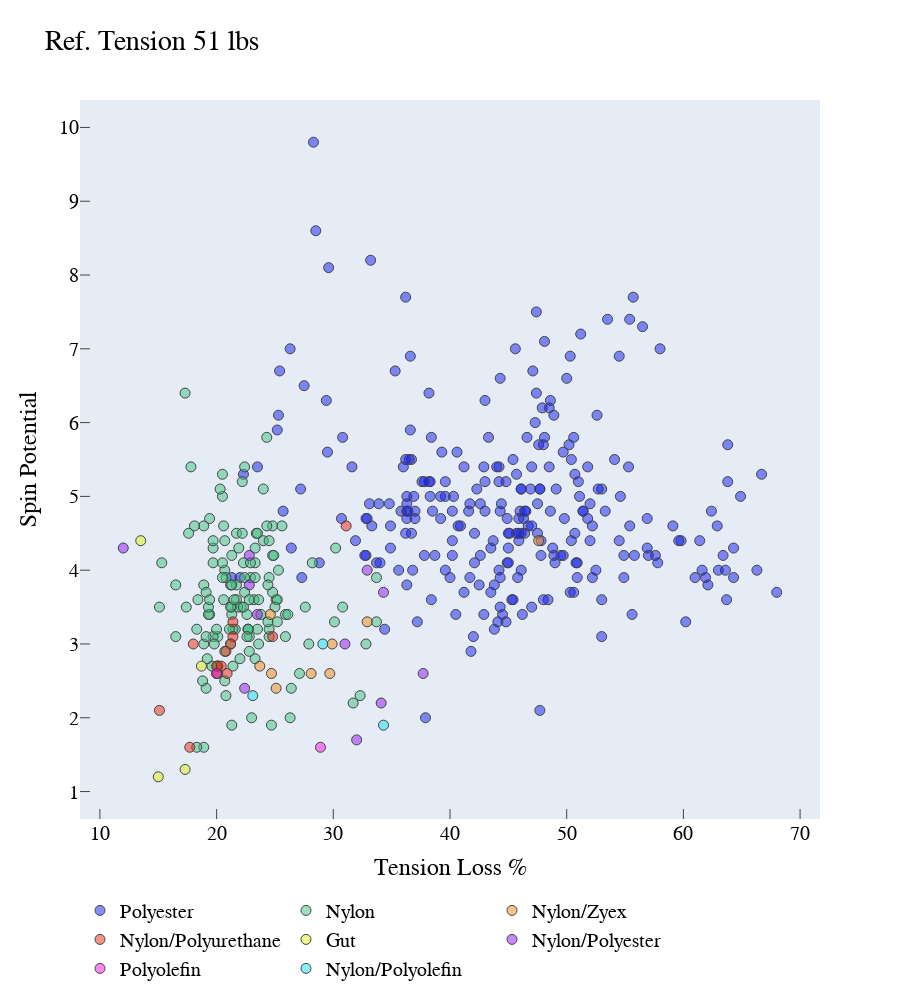

The cell this chart's notebook holds for it:
### Markdown cell above
The percentage loss in tension as measured by TWU seems to indicate that tension loss is the stronger differentiator, with poly strings losing ~2x the amount of tension after the first 100 hits than non-poly stirngs.

### Code cell
create_scatter_plot('tension_loss_pct', 'spin_potential', 51)

### Figure 1 — Plotly figure (JSON) as saved in the notebook; plotly's stock layout.template omitted (floating-point values rounded to 4 significant figures; data arrays with more than 128 entries replaced by an {"elided": "..."} marker saying what was removed)
{"data": [{"hovertext": {"elided": "261 str values"}, "marker": {"color": "rgba(17, 28, 242, 0.5)", "line": {"width": 1}, "size": 10}, "mode": "markers", "name": "Polyester", "type": "scatter", "x": {"elided": "261 float values"}, "y": {"elided": "261 float values"}}, {"hovertext": {"elided": "137 str values"}, "marker": {"color": "rgba(63, 191, 127, 0.5)", "line": {"width": 1}, "size": 10}, "mode": "markers", "name": "Nylon", "type": "scatter", "x": {"elided": "137 float values"}, "y": {"elided": "137 float values"}}, {"hovertext": ["Ashaway Dynamite 17", "Ashaway Dynamite Soft 17", "Ashaway Dynamite WB 16", "Ashaway MonoGut ZX 16", "Gamma Asterisk Tour 16", "Gamma Live Wire 16", "Gamma Live Wire XP 16", "Gamma Professional 16", "Gamma Professional Spin 16"], "marker": {"color": "rgba(242, 137, 17, 0.5)", "line": {"width": 1}, "size": 10}, "mode": "markers", "name": "Nylon/Zyex", "type": "scatter", "x": [29.9, 28.1, 32.9, 47.6, 24.6, 29.7, 24.7, 25.1, 23.7], "y": [3, 2.6, 3.3, 4.4, 3.4, 2.6, 2.6, 2.4, 2.7]}, {"hovertext": ["Babolat Attraction 16", "Dunlop S-Gut 17", "Gosen TecGut Remplir 16", "Tecnifibre E-Matrix 16", "Tecnifibre Multi-Feel 16", "Tecnifibre Multi-Feel 17 (1.25)", "Tecnifibre NRG2 18 (1.18)", "Tecnifibre TGV 16", "Tecnifibre TGV 17/1.25", "Tecnifibre X-One Biphase 16", "Tecnifibre X-One Biphase 17", "Tecnifibre XR3 16", "Tecnifibre XR3 17"], "marker": {"color": "rgba(242, 36, 17, 0.5)", "line": {"width": 1}, "size": 10}, "mode": "markers", "name": "Nylon/Polyurethane", "type": "scatter", "x": [20, 21.4, 31.1, 20.4, 21.4, 20.9, 20, 24.8, 21.2, 17.7, 15.1, 20.8, 18], "y": [2.7, 3.1, 4.6, 2.7, 3.3, 2.6, 2.6, 3.1, 3, 1.6, 2.1, 2.9, 3]}, {"hovertext": ["Babolat VS Natural ThermoGut 16 Touch", "Klip Legend 16 Uncoated", "Pacific Prime Natural Gut 16", "Wilson Natural Gut 16"], "marker": {"color": "rgba(223, 242, 17, 0.5)", "line": {"width": 1}, "size": 10}, "mode": "markers", "name": "Gut", "type": "scatter", "x": [18.7, 15, 13.5, 17.3], "y": [2.7, 1.2, 4.4, 1.3]}, {"hovertext": ["Dunlop Explosive Poly Max 16", "Head FXP 16", "Head FXP Tour 16", "IsoSpeed Energetic Plus 16", "Tecnifibre Duramix HD 16", "Tecnifibre Duramix HD 17", "Tecnifibre HDX Tour 16 (1.30)", "Tecnifibre Pro Mix 16", "Tecnifibre Pro Mix 17", "Wilson Enduro Pro 17 (1.25)", "Wilson NXT Control 16 (1.32)"], "marker": {"color": "rgba(148, 17, 242, 0.5)", "line": {"width": 1}, "size": 10}, "mode": "markers", "name": "Nylon/Polyester", "type": "scatter", "x": [23.5, 22.8, 22.8, 22.4, 34.1, 32, 12, 37.7, 34.3, 32.9, 31], "y": [3.4, 3.8, 4.2, 2.4, 2.2, 1.7, 4.3, 2.6, 3.7, 4, 3]}, {"hovertext": ["Head PerfectControl 16", "IsoSpeed Professional Classic 17"], "marker": {"color": "rgba(247, 17, 228, 0.5)", "line": {"width": 1}, "size": 10}, "mode": "markers", "name": "Polyolefin", "type": "scatter", "x": [20, 28.9], "y": [2.6, 1.6]}, {"hovertext": ["Head RIP PerfectPower 16", "IsoSpeed Axon Multi 16L", "IsoSpeed Energetic 17"], "marker": {"color": "rgba(17, 223, 242, 0.5)", "line": {"width": 1}, "size": 10}, "mode": "markers", "name": "Nylon/Polyolefin", "type": "scatter", "x": [23.1, 29.1, 34.3], "y": [2.3, 3, 1.9]}], "layout": {"font": {"color": "rgba(0, 0, 0, 1)", "family": "Courier New", "size": 20}, "height": 1000, "legend": {"orientation": "h"}, "title": {"text": "Ref. Tension 51 lbs"}, "width": 900, "xaxis": {"showgrid": false, "ticklen": 10, "ticks": "inside", "title": {"text": "Tension Loss %"}}, "yaxis": {"showgrid": false, "ticklen": 10, "ticks": "inside", "title": {"text": "Spin Potential"}}}}
